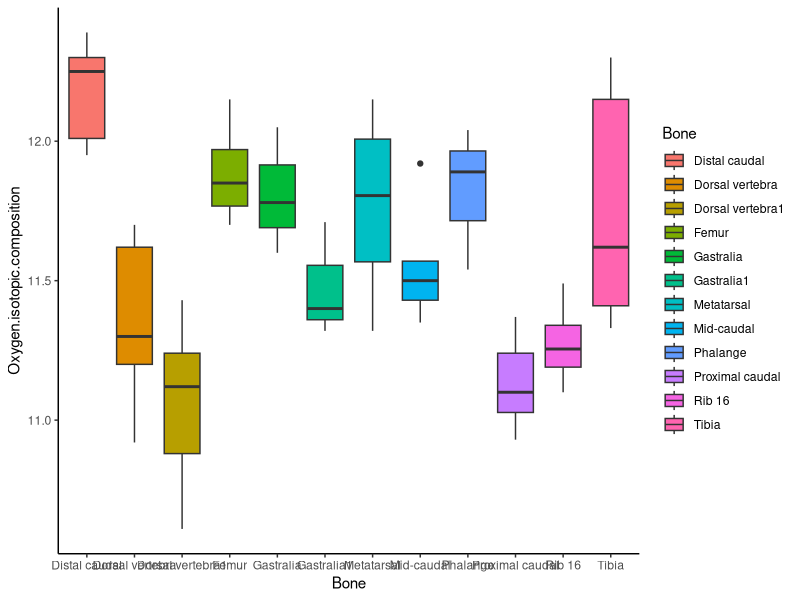

Recreate this plot in R.
library(tidyr)
library(dplyr)
library(ggplot2)

Tyrannosaurus <- read.csv("Tyrannosaurus.csv", header = T, encoding = "UTF-8")
#数据导入excel，另存为逗号分隔形式文件，并读取
Tyrannosaurus <- as_tibble(Tyrannosaurus)

#使用one-way ANOVA test
anova_one_way <- aov(Oxygen.isotopic.composition~factor(Bone), data = Tyrannosaurus)
summary(anova_one_way)
#P值低于0.05，数据之间存在统计差异，两者之间存在差异

ggplot(Tyrannosaurus, aes(x = Bone, y = Oxygen.isotopic.composition , fill = Bone)) +
  geom_boxplot() +
  theme_classic()
#从图形中也可看出两者存在差异
#以上可以证明雷克斯暴龙是温血动物

# MingYANG noticed:
# wrong conclusion!
